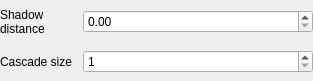
<?xml version="1.0" encoding="UTF-8"?>
<ui version="4.0">
 <class>DirectLightWidget</class>
 <widget class="QWidget" name="DirectLightWidget">
  <property name="geometry">
   <rect>
    <x>0</x>
    <y>0</y>
    <width>313</width>
    <height>81</height>
   </rect>
  </property>
  <property name="windowTitle">
   <string>Form</string>
  </property>
  <property name="locale">
   <locale language="English" country="UnitedStates"/>
  </property>
  <layout class="QVBoxLayout" name="verticalLayout">
   <property name="leftMargin">
    <number>0</number>
   </property>
   <property name="topMargin">
    <number>0</number>
   </property>
   <property name="rightMargin">
    <number>0</number>
   </property>
   <property name="bottomMargin">
    <number>0</number>
   </property>
   <item>
    <layout class="QHBoxLayout" name="shadowDistanceLayout">
     <item>
      <widget class="QLabel" name="shadowDistanceLabel">
       <property name="sizePolicy">
        <sizepolicy hsizetype="Preferred" vsizetype="Preferred">
         <horstretch>1</horstretch>
         <verstretch>0</verstretch>
        </sizepolicy>
       </property>
       <property name="text">
        <string>Shadow distance</string>
       </property>
       <property name="wordWrap">
        <bool>true</bool>
       </property>
      </widget>
     </item>
     <item>
      <widget class="QDoubleSpinBox" name="shadowDistanceSpin">
       <property name="sizePolicy">
        <sizepolicy hsizetype="Minimum" vsizetype="Fixed">
         <horstretch>3</horstretch>
         <verstretch>0</verstretch>
        </sizepolicy>
       </property>
       <property name="maximum">
        <double>9999.989999999999782</double>
       </property>
      </widget>
     </item>
    </layout>
   </item>
   <item>
    <layout class="QVBoxLayout" name="shadowsLayout"/>
   </item>
   <item>
    <layout class="QHBoxLayout" name="cascadeSizeLayout">
     <item>
      <widget class="QLabel" name="cascadeSizeLabel">
       <property name="sizePolicy">
        <sizepolicy hsizetype="Preferred" vsizetype="Preferred">
         <horstretch>1</horstretch>
         <verstretch>0</verstretch>
        </sizepolicy>
       </property>
       <property name="text">
        <string>Cascade size</string>
       </property>
      </widget>
     </item>
     <item>
      <widget class="QSpinBox" name="cascadeSizeSpin">
       <property name="sizePolicy">
        <sizepolicy hsizetype="Minimum" vsizetype="Fixed">
         <horstretch>3</horstretch>
         <verstretch>0</verstretch>
        </sizepolicy>
       </property>
       <property name="minimum">
        <number>1</number>
       </property>
       <property name="maximum">
        <number>10</number>
       </property>
      </widget>
     </item>
    </layout>
   </item>
  </layout>
 </widget>
 <resources/>
 <connections/>
</ui>
